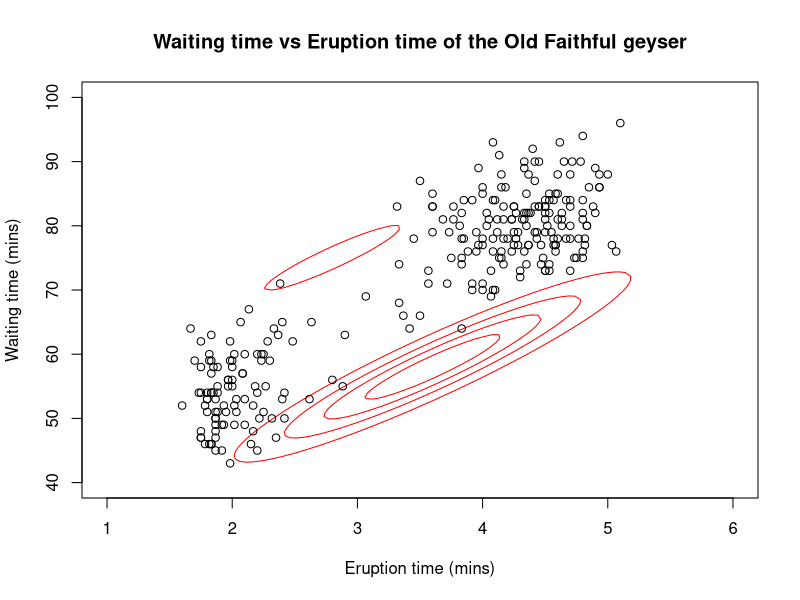
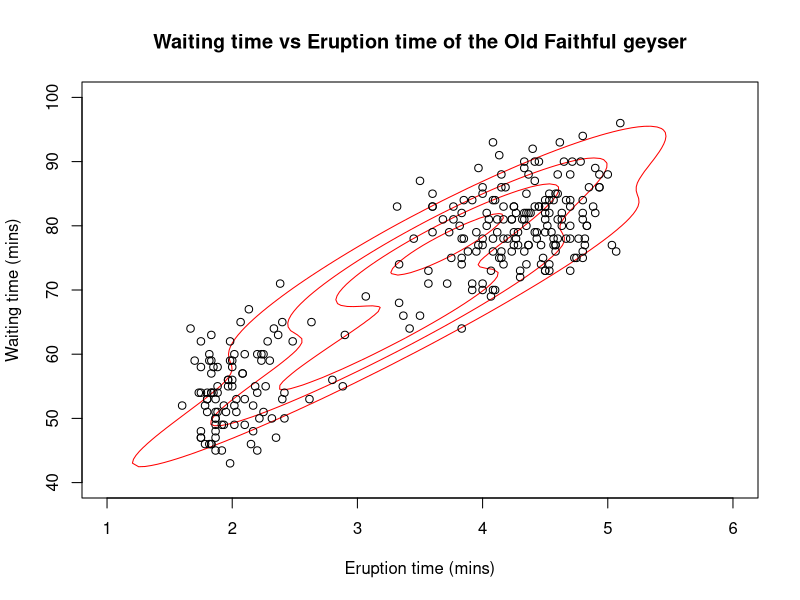
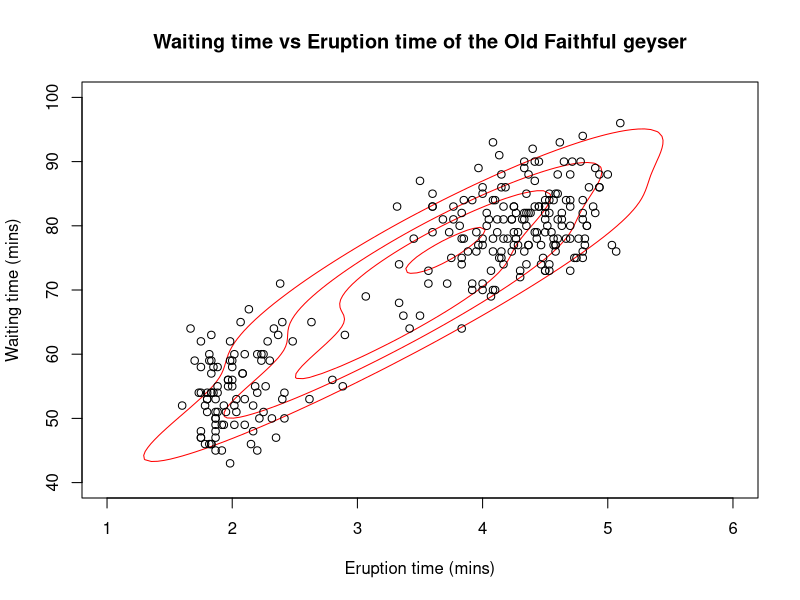
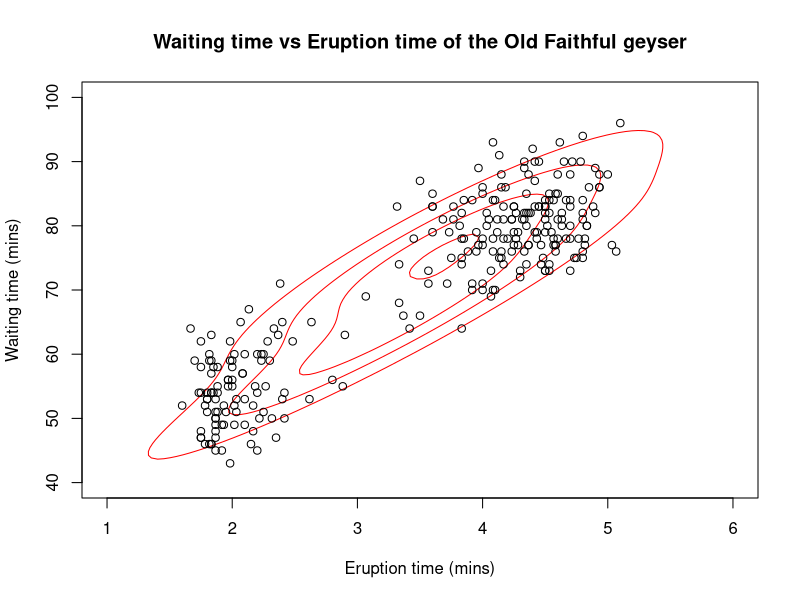
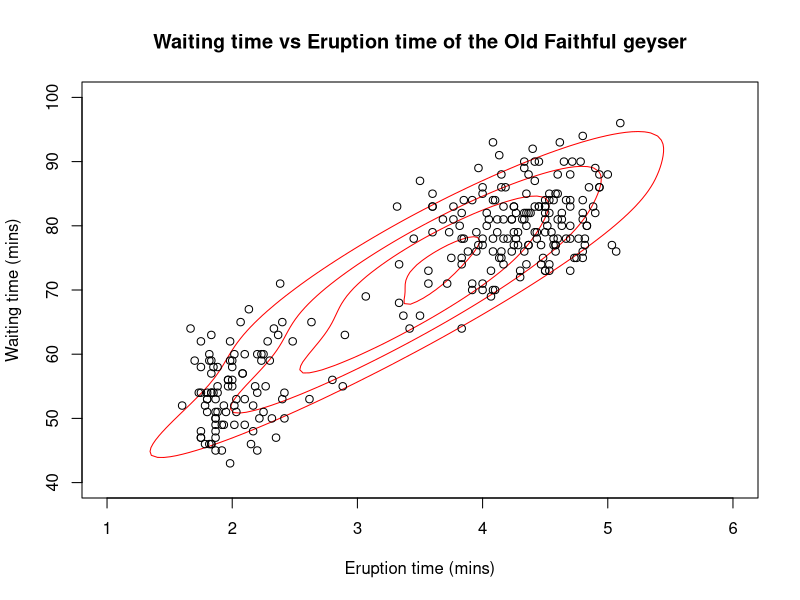
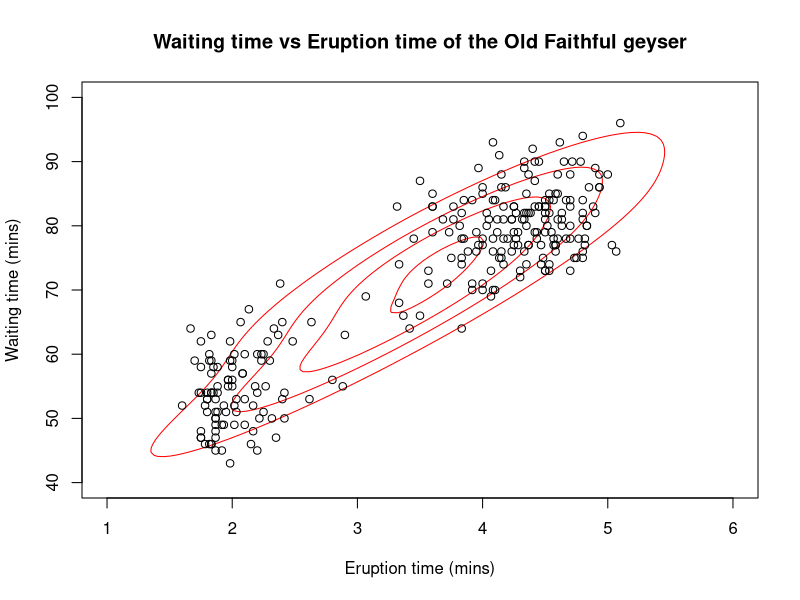
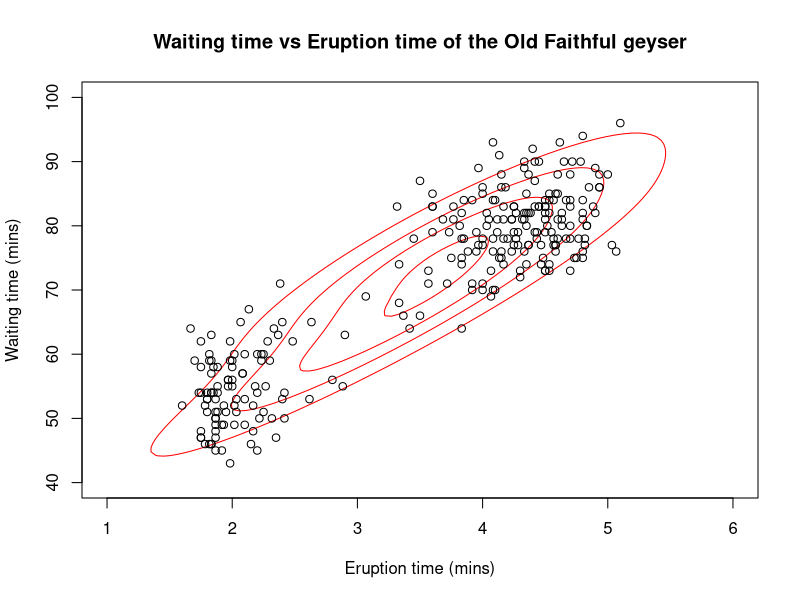
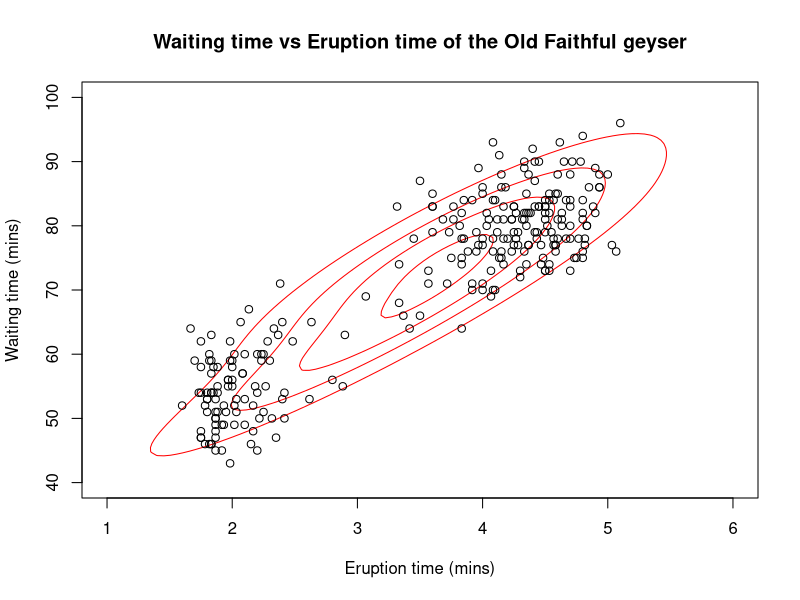

R code for these plots, in order:
#load library for multivariate normal
library(mvtnorm)
#load Old Faithful data frame
data(faithful)

#setup grid for plotting
xpts <- seq(from=1,to=6,length.out=100)
ypts <- seq(from=40,to=100,length.out=100)

#initial parameter estimates (chosen to be deliberately bad)
theta <- list(
  tau=c(0.2,0.8),
  mu1=c(2.8,75),
  mu2=c(3.6,58),
  sigma1=matrix(c(0.8,7,7,70),ncol=2),
  sigma2=matrix(c(0.8,7,7,70),ncol=2)
)

#E step: calculates conditional probabilities for latent variables
E.step <- function(theta)
  t(apply(cbind(
    theta$tau[1] * dmvnorm(faithful,mean=theta$mu1,sigma=theta$sigma1),
    theta$tau[2] * dmvnorm(faithful,mean=theta$mu2,sigma=theta$sigma2)
  ),1,function(x) x/sum(x)))
#M step: calculates the parameter estimates which maximise Q
M.step <- function(T) list(
  tau= apply(T,2,mean),
  mu1= apply(faithful,2,weighted.mean,T[,1]),
  mu2= apply(faithful,2,weighted.mean,T[,2]),
  sigma1= cov.wt(faithful,T[,1])$cov,
  sigma2= cov.wt(faithful,T[,2])$cov)

#function to plot current data
plot.em <- function(theta){
  mixture.contour <- outer(xpts,ypts,function(x,y) {
    theta$tau[1]*dmvnorm(cbind(x,y),mean=theta$mu1,sigma=theta$sigma1) + theta$tau[2]*dmvnorm(cbind(x,y),mean=theta$mu2,sigma=theta$sigma2)
  })
  contour(xpts,ypts,mixture.contour,nlevels=5,drawlabel=FALSE,col="red",xlab="Eruption time (mins)",ylab="Waiting time (mins)",main="Waiting time vs Eruption time of the Old Faithful geyser")
  points(faithful)
}

#plot initial contours
iter <- 1
png(filename=paste("em",formatC(iter,width=4,flag="0"),".png",sep=""))
plot.em(theta)
dev.off()

#run EM and plot
for (iter in 2:30){
  T <- E.step(theta)
  theta <- M.step(T)
  png(filename=paste("em",formatC(iter,width=4,flag="0"),".png",sep=""))
  plot.em(theta)
  dev.off()
}